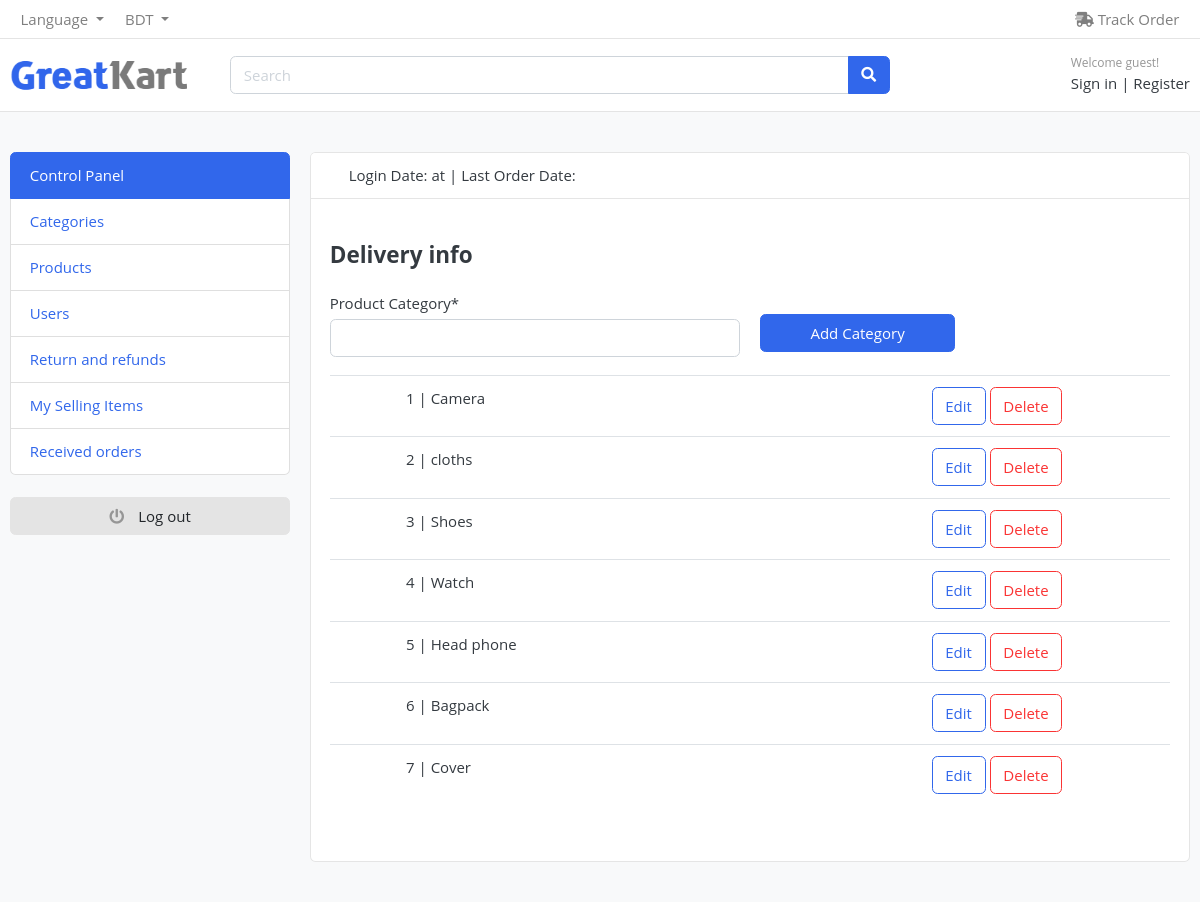
The app's page /admin_panel/categories/ with its own data.
### product_categories/models/product_category.py (models this page shows, shortened)
class Product_Categories(models.Model):
    category_name = models.CharField(max_length=50)
    category_created = models.DateTimeField(auto_now=True)
    category_updated = models.DateTimeField(auto_now_add=True)

### admin_panel/views/product_views/product_categories.py (the view)
# urls.py: path('categories/', fatch_categories, name='fatch_categories'),
def fatch_categories(request):
    fatch_cat = Product_Categories.objects.all()
    return render(request, 'admin/products/product_categories.html', locals())

### chat_notification/context_processor.py (called while the page is built)
def  notification_context_processor(request):
    all_notification = Notification.objects.all()
    return {'all_notification': all_notification}

### product_categories/views/brand_context_processor.py (called while the page is built)
def brands(request):
    brand_name = Product_Brand.objects.all()
    return {'brand_name': brand_name}

### product_categories/views/category_context_processors.py (called while the page is built)
def categories(request):
    category_name = Product_Categories.objects.all()
    return {'category_name' : category_name}

### system_setting/models/contact.py (called while the page is built)
    def __str__(self) -> str:
        return self.country_name

### system_setting/views/contact_and_details.py (called while the page is built)
def contact_and_details(request):
    get_contact = Contact.objects.first()
    get_product = Products.objects.all()[:4]
    print(get_contact)
    return {'get_contact': get_contact, 'get_product':get_product,}

### templates/admin/products/product_categories.html (shortened to what this page needs)
{% extends 'base/base.html' %}
{% load static %}
{% block headers %}
{% include 'include/main_include_file.html' %}
{% endblock headers %}
{% block body %}
<section class="section-conten padding-y bg">
    <div class="container">
        <div class="row">
        {% include "admin/dashboard/admin_options.html" %}
        <main class="col-md-9">
            <article class="card">
            <header class="card-header">
                <span>Login Date: {{ user.last_login|date:"F j, Y" }} at {{ user.last_login|time:"g:i A" }}</span> |
                <span>Last Order Date: </span>
            </header>
                <div class="card-body">
                    <h4 class="card-title mb-4">Delivery info</h4>
                    <form  method="POST" action="{% url 'add_category' %}" enctype="multipart/form-data">
                        <div class="row">
                                <div class="form-group col-sm-6">
                                    <label>Product Category*</label>
                                    <input type="text" name='category_name' value="" class="form-control">
                                </div>
                                <div class="form-group col-sm-3">
                                    <button type="submit" name='' value="" class="btn btn-primary btn-block"> Add Category</button>
                                </div>
                        </div>
                    </form>
                    <table class="table table-hover">
                        {% for cat in fatch_cat %}
                    <tr>
                        <td width="65">
                        </td>
                        <td  >
                            <p class="title mb-0">{{ forloop.counter }} | {{cat.category_name}}</p>
                        </td>
                        <td>  <br>   </td>
                        <td width="250"> <a href="{% url 'update_categories' pk=cat.pk %}" class="btn btn-outline-primary">Edit</a> <a href="{% url 'delete_category' pk=cat.pk %}" class="btn btn-outline-danger"> Delete </a> </td>
                    </tr>
                    {% endfor %}
                </table>
                </div>
        </main>
    </section>
{% endblock body %}

### static/css/ui.css (style rules this page uses)
html { font-family: "Inter", sans-serif; font-size: 15px; }
.padding-y { padding-top: 40px; padding-bottom: 40px; }
article:after, .form-group:after { display: block; clear: both; content: ""; }
.bg { background-color: #f8f9fa; }
* { padding: 0; margin: 0; font-family: 'IBM Plex Sans', sans-serif; }

### static/css/custom.css (style rules this page uses)
* { box-sizing: border-box; padding: 0; margin: 0; font-family: 'Open Sans', sans-serif; }
body { line-height: 1.5; }
@media screen and (min-width: 992px) { .card { display: grid; grid-template-columns: repeat(2, 1fr); grid-gap: 1.5rem; } }

### records on screen
Product_Categories: category_name "Camera"
Product_Categories: category_name "cloths"
Product_Categories: category_name "Shoes"
Product_Categories: category_name "Watch"
Product_Categories: category_name "Head phone"
Product_Categories: category_name "Bagpack"
Product_Categories: category_name "Cover"
